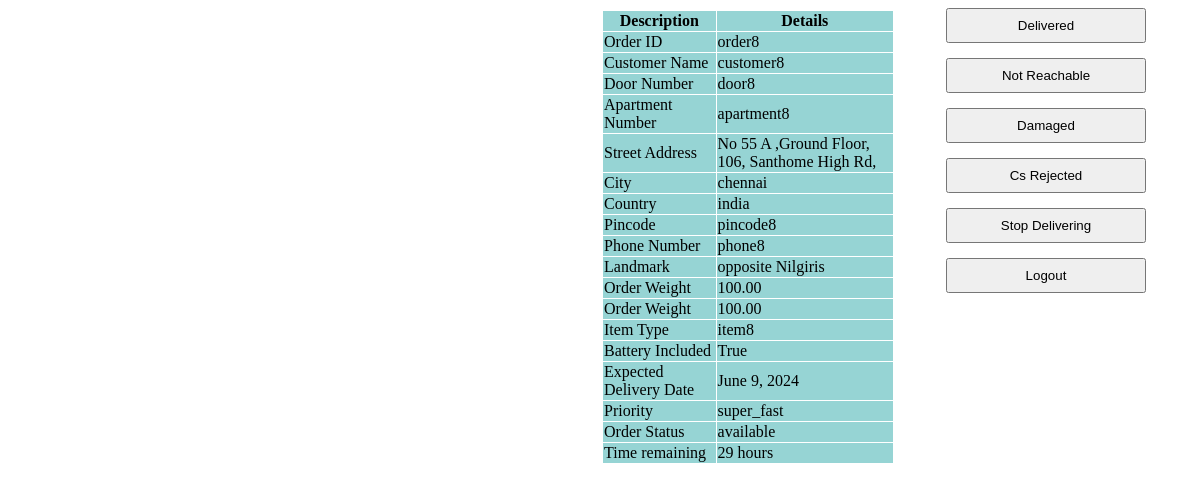
The page /start on the database its author committed.
### post_man/models.py (models this page shows)
class Order(models.Model):
    order_id = models.CharField(max_length=50, unique=True)
    customer_name = models.CharField(max_length=100)
    door_number = models.CharField(max_length=20)
    apartment_number = models.CharField(max_length=20)
    street_address = models.CharField(max_length=100)
    city = models.CharField(max_length=100)
    state = models.CharField(max_length=100)
    country = models.CharField(max_length=100)
    pincode = models.CharField(max_length=10)
    phone_number = models.CharField(max_length=20)
    ring_bell = models.BooleanField()
    google_link = models.CharField(max_length=255)
    landmark = models.CharField(max_length=100)
    order_weight = models.DecimalField(max_digits=5, decimal_places=2)
    item_type = models.CharField(max_length=100)
    battery_included = models.BooleanField()
    expected_delivery_date = models.DateField()
    priority = models.CharField(max_length=100,choices=[
        ('two_hours', 'two_hours'),
        ('one_day', 'one_day'),
        ('super_fast', 'super_fast'),
        ('normal', 'normal')
    ])
    order_status = models.CharField(max_length=100, choices=[
        ('delivered', 'Delivered'),
        ('damaged', 'Damaged'),
        ('customer_not_reachable', 'Customer Not Reachable'),
        ('customer_rejects', 'Customer Rejects'),
        ('available', 'Available')
    ])

### post_man/views.py (the view, shortened to what this page needs)
# urls.py: path("start", Delivery.as_view(), name="start"),
class Delivery(View):
    def get_item_details(self,start_place = None):
        item = Order.objects.filter(order_status='available').first()
        if item:
            item_details = {
                'order_id': item.order_id,
                'customer_name': item.customer_name,
                'door_number': item.door_number,
                'apartment_number': item.apartment_number,
                'street_address': item.street_address,
                'city': item.city,
                'state': item.state,
                'country': item.country,
                'pincode': item.pincode,
                'phone_number': item.phone_number,
                'ring_bell': item.ring_bell,
                'google_link': item.google_link,
                'landmark': item.landmark,
                'order_weight': item.order_weight,
                'item_type': item.item_type,
                'battery_included': item.battery_included,
                'expected_delivery_date': item.expected_delivery_date,
                'priority': item.priority,
                'order_status': item.order_status,
            }
            item_details['b64_link'] = "https://maps.googleapis.com/maps/api/js?key=AIzaSyDimMqDvA_4BJaK22UfMfRqM_66sHlTw-8&callback=initMap"
            if start_place is None:
                item_details["start_place"] = '2nd cross street velacherry, chennai, tamilnadu, india'
                item_details["end_place"] = f'{ item.street_address},{item.landmark}, {item.city}, {item.state}, {item.country}'
            else:
                item_details["start_place"] = start_place
                item_details["end_place"] = f'{ item.street_address},{item.landmark}, {item.city}, {item.state}, {item.country}'
            return item_details
        else:
            return None
    def get(self, request):
        item_details = self.get_item_details()
        if item_details is not None:
                context = {'item': item_details}
                return render(request, 'delivery copy.html',context)
        else:
            context = {
                'token': request.POST.get('token'),
                'items': AuthView().get_items()
            }
            return render(request, 'main_page.html', context)

### post_man/templates/delivery copy.html (shortened to what this page needs)
<html>
<head>
    <body>
        <div class="container">
           <div id="map" class="left-container">
           </div>
           <div class="right-container">
                <div class="left-side">
                    <table class="section">
                        <tr>
                          <th>Description</th>
                          <th>Details</th>
                        </tr>
                        <tr>
                          <td>Order ID</td>
                          <td>{{ item.order_id }}</td>
                        </tr>
                        <tr>
                          <td>Customer Name</td>
                          <td> {{ item.customer_name }}</td>
                        </tr>
                        <tr>
                            <td>Door Number</td>
                            <td> {{ item.door_number }}</td>
                          </tr>
                          <tr>
                            <td>Apartment Number</td>
                            <td> {{ item.apartment_number }}</td>
                          </tr>
                          <tr>
                            <td>Street Address</td>
                            <td> {{ item.street_address }}</td>
                          </tr>
                          <tr>
                            <td>City</td>
                            <td> {{ item.city }}</td>
                          </tr>
                          <tr>
                            <td>Country</td>
                            <td> {{ item.country }}</td>
                          </tr>
                          <tr>
                            <td>Pincode</td>
                            <td> {{ item.pincode }}</td>
                          </tr>
                          <tr>
                            <td>Phone Number</td>
                            <td> {{ item.phone_number }}</td>
                          </tr>
                          <tr>
                            <td>Landmark</td>
                            <td> {{ item.landmark }}</td>
                          </tr>
                          <tr>
                            <td>Order Weight</td>
                            <td> {{ item.order_weight }}</td>
                          </tr>
                          <tr>
                            <td>Order Weight</td>
                            <td> {{ item.order_weight }}</td>
                          </tr>
                          <tr>
                            <td>Item Type</td>
                            <td>  {{ item.item_type }}</td>
                          </tr>
                          <tr>
                            <td>Battery Included</td>
                            <td>  {{ item.battery_included }}</td>
                          </tr>
                          <tr>
                            <td>Expected Delivery Date</td>
                            <td>   {{ item.expected_delivery_date }}</td>
                          </tr>
                          <tr>
                            <td>Priority</td>
                            <td>   {{ item.priority }}</td>
                          </tr>
                          <tr>
                            <td>Order Status</td>
                            <td>   {{ item.order_status }}</td>
                          </tr>
                          <tr>
                            <td>Time remaining</td>
                            <td>  <span id="time-remaining"></span></td>
                          </tr>
                      </table>
                </div>
                <div class="right-side">
                    <button class="click-button" onclick="window.location.href = '/delivered/{{item.order_id}}'">Delivered</button>
                    <button class="click-button" onclick="window.location.href = '/not_reachable/{{item.order_id}}'">Not Reachable</button>
                    <button class="click-button" onclick="window.location.href = '/damaged/{{item.order_id}}'">Damaged</button>
                    <button class="click-button" onclick="window.location.href = '/cus_rejected/{{item.order_id}}'">Cs Rejected</button>
                    <button class="click-button" onclick="window.location.href = '/authenticate'">Stop Delivering</button>
                    <button class="click-button" onclick="window.location.href = '/logout'">Logout</button>
                </div>
           </div>
        </div>
    </body>
</html>

### post_man/templates/delivery copy.html (style rules this page uses)
.left-container { width: 50%; height: 100%; }
.right-container { width: 50%; height: 50%; display: flex; align-items: center; justify-content: space-between; }
.container { display: flex; width: 100%; height: 100%; }
.left-side { width:50%; height:100%; }
.right-side { width:50%; height:100%; display: block; }
.click-button { width: 200px; height: 35px; padding: 5px; margin-left: 50px; margin-bottom: 15px; }
.section { display: inline-flex; align-items: center; justify-content: center; width: 100%; padding: 1px; }
table, th, td { border: 1px solid white; border-collapse: collapse; }
th, td { background-color: #96D4D4; }

### rows shown on the page
Order: order_id "order8", customer_name "customer8", door_number "door8", apartment_number "apartment8", street_address "No 55 A ,Ground Floor, 106, Santhome High Rd,", city "chennai", country "india", pincode "pincode8", phone_number "phone8", landmark "opposite Nilgiris", order_weight "100.00", item_type "item8", expected_delivery_date "June 9, 2024", priority "super_fast", order_status "available"

### other values the page prints
{{ item.battery_included }} "True"
